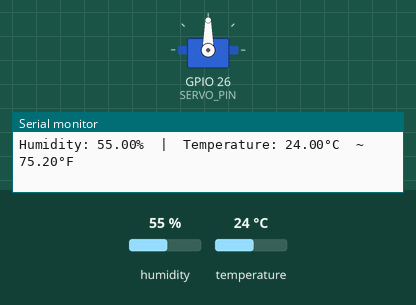
Bench run of a sketch on a simulated ESP32. On the bench: servo, the last lines printed to the serial monitor. The test bench sets the inputs (shaded band); at power-on: temperature 24 °C, humidity 55 %.

Above: at 2.8 s.
2.9 s: temperature set to 29 °C
5.6 s: temperature set to 32 °C
At 6.8 s:
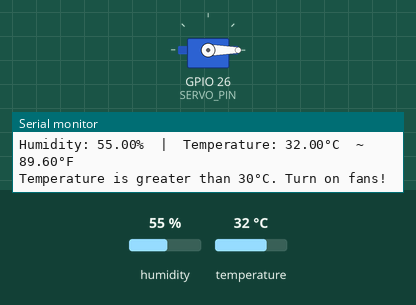
8.3 s: temperature set to 12 °C
At 10.5 s:
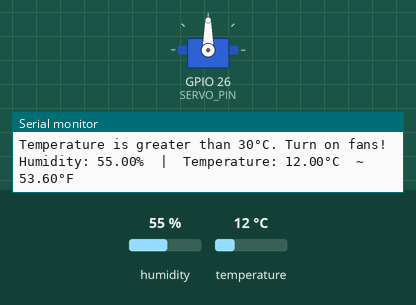
11.6 s: temperature set to 33 °C
At 13.1 s:
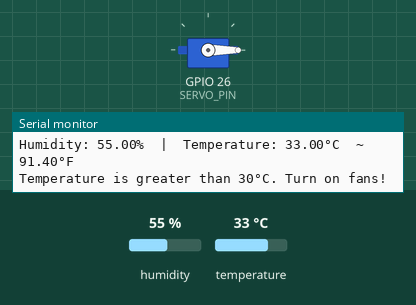
Timing chart, 0 to 14.6 s (numbered marks = the images above; inputs shaded):
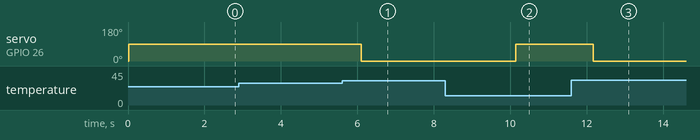

The sketch:

Tempture_DHT11.ino
```cpp
#include <DHT.h>
#include <ESP32Servo.h>

#define DHT_SENSOR_PIN  27 // ESP32 pin GPIO21 connected to DHT11 sensor
#define DHT_SENSOR_TYPE DHT11
#define SERVO_PIN       26  // Choose an appropriate pin for your servo

DHT dht_sensor(DHT_SENSOR_PIN, DHT_SENSOR_TYPE);
Servo servo;

void setup() {
  Serial.begin(115200);
  dht_sensor.begin(); // initialize the DHT sensor
  servo.attach(SERVO_PIN); // attach the servo to the specified pin
  servo.write(0); // set the initial position of the servo (0 degrees)
}

void loop() {
  // read humidity
  float humi  = dht_sensor.readHumidity();
  // read temperature in Celsius
  float tempC = dht_sensor.readTemperature();
  // read temperature in Fahrenheit
  float tempF = dht_sensor.readTemperature(true);

  // check whether the reading is successful or not
  if (isnan(tempC) || isnan(tempF) || isnan(humi)) {
    Serial.println("Failed to read from DHT sensor!");
  } else {
    Serial.print("Humidity: ");
    Serial.print(humi);
    Serial.print("%");

    Serial.print("  |  ");

    Serial.print("Temperature: ");
    Serial.print(tempC);
    Serial.print("°C  ~  ");
    Serial.print(tempF);
    Serial.println("°F");

    // Check if temperature is greater than 30°C
    if (tempC > 30.0) {
      Serial.println("Temperature is greater than 30°C. Turn on fans!");
      // Turn on the servo
      servo.write(0); // You may need to adjust this angle based on your servo characteristics
    } else {
      // Turn off the servo
      servo.write(90);
    }
  }

  // wait 2 seconds between readings
  delay(2000);
}
```

Measured:
- the behaviour switches between 30 and 31 °C on temperature (found by bisection; images 0 and 1)
- after the input at 5.6 s, servo on GPIO 26 (SERVO_PIN): 90° → 0° after 0.50 s
- after the input at 8.3 s, servo on GPIO 26 (SERVO_PIN): 0° → 90° after 1.8 s
- after the input at 11.6 s, servo on GPIO 26 (SERVO_PIN): 90° → 0° after 0.57 s
